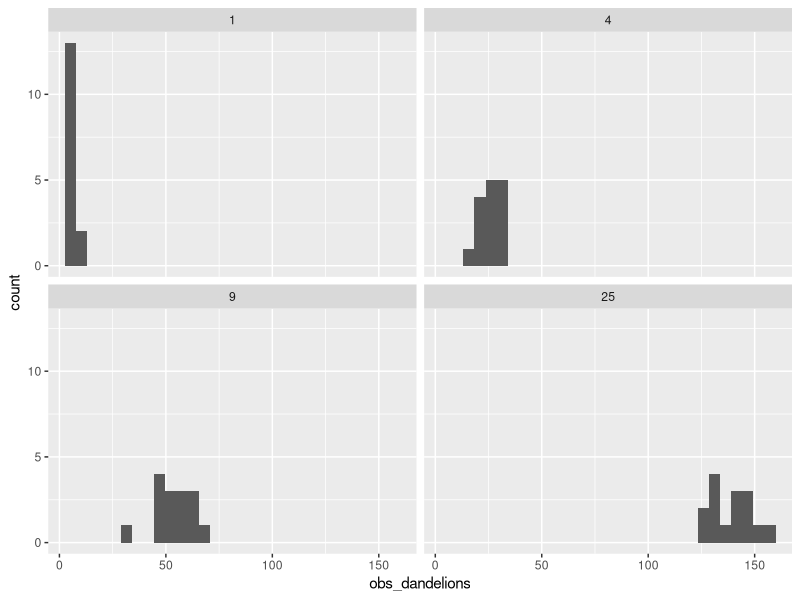

R code for this plot:
## ---- chunk 1
knitr::opts_chunk$set(echo = TRUE)
## ---- chunk 2
library(tidyverse)

imaginary_dandelions <- tibble(quadrat_size = rep(c(1,4, 9, 25), each = 15),
       n_per_m2 = purrr::map(quadrat_size, rpois, lambda = 6),
       obs_dandelions = map_dbl(n_per_m2, sum))

ggplot(imaginary_dandelions, aes(x = obs_dandelions)) + geom_histogram() + 
  facet_wrap(~quadrat_size)

## ---- chunk 3
dandelion_model <- glm(obs_dandelions ~ 1, family = poisson(link = "log"), data = imaginary_dandelions)
summary(dandelion_model) 

## ---- chunk 4
dandelion_model <- glm(obs_dandelions ~ 1 + offset(log(quadrat_size)),
                       family = poisson(link = "log"),
                       data = imaginary_dandelions)
summary(dandelion_model) 
## ---- chunk 5
exp(coef(dandelion_model)[[1]])
